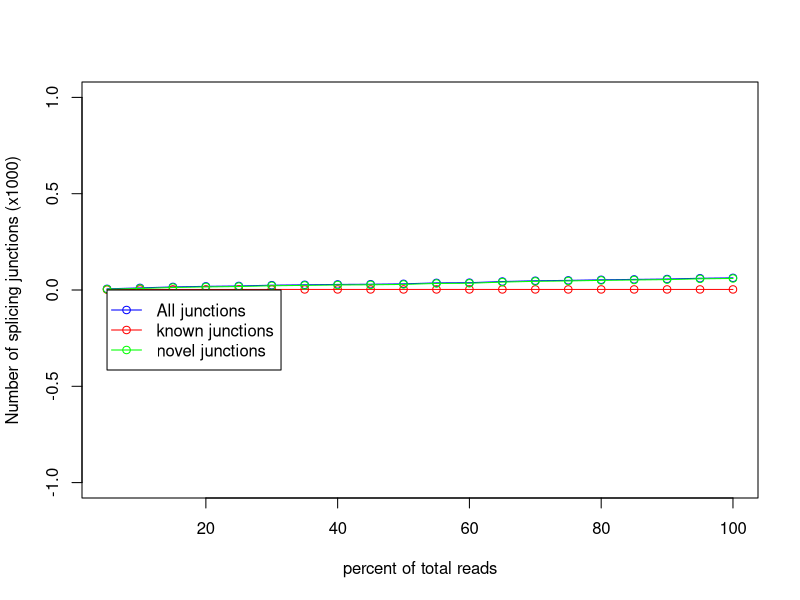

Here is the R script that generated this plot:
pdf('RAP1_UNINDUCED_REP2.junctionSaturation_plot.pdf')
x=c(5,10,15,20,25,30,35,40,45,50,55,60,65,70,75,80,85,90,95,100)
y=c(2,3,3,3,3,3,3,3,3,3,3,3,3,3,3,3,3,3,3,3)
z=c(6,11,16,19,21,25,27,29,30,32,37,38,44,48,50,53,55,57,61,63)
w=c(4,8,13,16,18,22,24,26,27,29,34,35,41,45,47,50,52,54,58,60)
m=max(0,0,0)
n=min(0,0,0)
plot(x,z/1000,xlab='percent of total reads',ylab='Number of splicing junctions (x1000)',type='o',col='blue',ylim=c(n,m))
points(x,y/1000,type='o',col='red')
points(x,w/1000,type='o',col='green')
legend(5,0, legend=c("All junctions","known junctions", "novel junctions"),col=c("blue","red","green"),lwd=1,pch=1)
dev.off()
